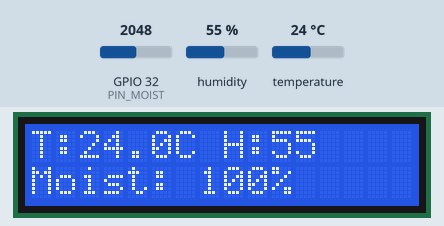
Simulated run of this sketch. Board: ESP32. Shown: 16×2 character LCD. The inputs (shaded band) are chosen by the test bench; at power-on: GPIO 32 (PIN_MOIST) = 2048, humidity 55 %, temperature 24 °C. WiFi joins after 1.5 s; servers stay silent unless stated.

Above: at 9.9 s.
10.0 s: GPIO 32 (PIN_MOIST) set to 3603
At 20.3 s:
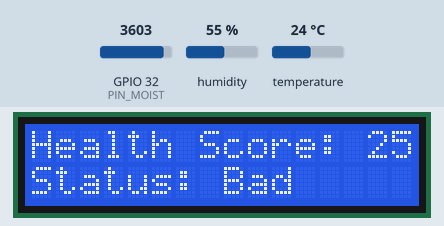
20.8 s: humidity set to 22 %
At 25.2 s:
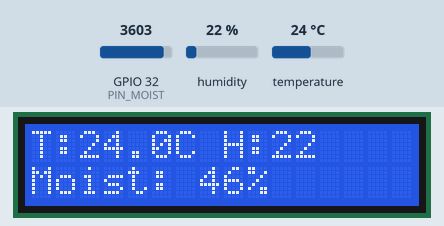
30.7 s: temperature set to 12 °C
At 40.2 s:
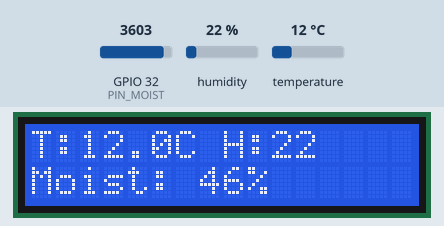
40.8 s: GPIO 32 (PIN_MOIST) set to 4095
At 50.4 s:
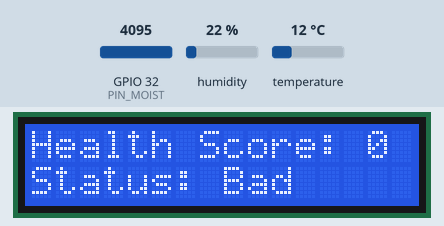
50.8 s: humidity set to 40 %
At 55.2 s:
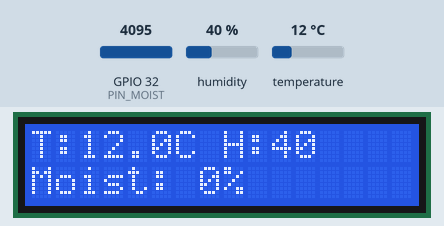
60.7 s: GPIO 32 (PIN_MOIST) set to 2866
At 70.3 s:
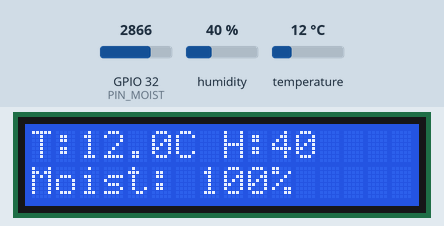
Timing chart, 0 to 71.8 s (numbered marks = the images above; inputs shaded):
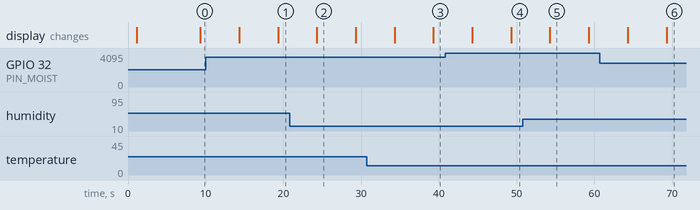

Measured:
- what the display in image 2 shows lasts 5.0 s, from 24.3 s to 29.3 s

The sketch:

SmartSoilMonitoring.ino
```cpp
/*******************************
 *  LCD + NPK + DHT + MOISTURE
 *  Blynk OPTIONAL (Non-blocking)
 *******************************/

#define BLYNK_TEMPLATE_ID "Your_blynk_templete"
#define BLYNK_TEMPLATE_NAME "Template_name"
#define BLYNK_DEVICE_NAME "Device_name"

#include <Wire.h>
#include <LiquidCrystal_I2C.h>
#include "DHT.h"
#include <WiFi.h>
#include <BlynkSimpleEsp32.h>
#include <HardwareSerial.h>

BlynkTimer timer;

// ===== USER CONFIG =====
char auth[] = "Authentication_code";
const char* ssid = "ssid";
const char* pass = "passward";

// ===== LCD =====
LiquidCrystal_I2C lcd(0x27, 16, 2);

// ===== DHT11 =====
#define DHTPIN 27
#define DHTTYPE DHT11
DHT dht(DHTPIN, DHTTYPE);

// ===== Moisture =====
#define PIN_MOIST 32
#define MOISTURE_WET_ADC 3044
#define MOISTURE_DRY_ADC 4095

// ===== RS485 NPK =====
HardwareSerial Modbus(2);
#define RE_DE 4

// ===== READ MODBUS REGISTER =====
uint16_t readReg(uint16_t reg) {
  uint8_t req[8] = {
    0x01, 0x03,
    (uint8_t)(reg >> 8),
    (uint8_t)(reg & 0xFF),
    0x00, 0x01,
    0x00, 0x00
  };

  uint16_t crc = 0xFFFF;
  for (int i = 0; i < 6; i++) {
    crc ^= req[i];
    for (int j = 0; j < 8; j++)
      crc = (crc & 1) ? (crc >> 1) ^ 0xA001 : (crc >> 1);
  }
  req[6] = crc & 0xFF;
  req[7] = crc >> 8;

  digitalWrite(RE_DE, HIGH);
  Modbus.write(req, 8);
  Modbus.flush();
  digitalWrite(RE_DE, LOW);

  delay(50);

  uint8_t resp[7];
  if (Modbus.readBytes(resp, 7) != 7) return 0;

  return (resp[3] << 8) | resp[4];
}

// ===== Moisture =====
int readMoisture() {
  int raw = analogRead(PIN_MOIST);
  raw = constrain(raw, MOISTURE_WET_ADC, MOISTURE_DRY_ADC);
  int percent = map(raw, MOISTURE_DRY_ADC, MOISTURE_WET_ADC, 0, 100);
  return constrain(percent, 0, 100);
}

// ===== Health Score =====
int computeHealth(int N, int P, int K, int moist) {
  int score = 0;
  if (N >= 30 && N <= 80) score += 25;
  if (P >= 20 && P <= 60) score += 25;
  if (K >= 10 && K <= 50) score += 25;
  if (moist >= 30 && moist <= 70) score += 25;
  return score;
}

// ===== LCD Screens =====
int screen = 1;

void updateLCD(float t, float h, int moist, int N, int P, int K, int health) {
  lcd.clear();

  if (screen == 1) {
    lcd.setCursor(0,0);
    lcd.print("T:"); lcd.print(t,1); lcd.print("C H:");
    lcd.print(h,0);
    lcd.setCursor(0,1);
    lcd.print("Moist: "); lcd.print(moist); lcd.print("%");
  }
  else if (screen == 2) {
    lcd.setCursor(0,0);
    lcd.print("N:"); lcd.print(N); lcd.print(" P:"); lcd.print(P);
    lcd.setCursor(0,1);
    lcd.print("K:"); lcd.print(K);
  }
  else if (screen == 3) {
    lcd.setCursor(0,0);
    lcd.print("Health Score: ");
    lcd.print(health);
    lcd.setCursor(0,1);
    if (health >= 75) lcd.print("Status: Good");
    else if (health >= 40) lcd.print("Status: OK");
    else lcd.print("Status: Bad");
  }

  screen++;
  if (screen > 3) screen = 1;
}

// ===== MAIN SENSOR TASK =====
void sendAllData() {
  float temp = dht.readTemperature();
  float hum  = dht.readHumidity();
  int moist  = readMoisture();

  int N = readReg(0x001E);
  int P = readReg(0x001F);
  int K = readReg(0x0020) / 10;

  int health = computeHealth(N, P, K, moist);

  updateLCD(temp, hum, moist, N, P, K, health);

  // Send to Blynk ONLY if connected
  if (WiFi.status() == WL_CONNECTED && Blynk.connected()) {
    Blynk.virtualWrite(V0, temp);
    Blynk.virtualWrite(V1, hum);
    Blynk.virtualWrite(V2, moist);
    Blynk.virtualWrite(V3, health);
    Blynk.virtualWrite(V4, N);
    Blynk.virtualWrite(V5, P);
    Blynk.virtualWrite(V6, K);
  }
}

// ===== SETUP =====
void setup() {
  Serial.begin(115200);

  lcd.init();
  lcd.backlight();
  lcd.print("System Starting...");
  delay(1000);

  dht.begin();

  pinMode(RE_DE, OUTPUT);
  digitalWrite(RE_DE, LOW);
  Modbus.begin(4800, SERIAL_8N1, 16, 17);

  // Non-blocking WiFi + Blynk
  WiFi.begin(ssid, pass);
  Blynk.config(auth);

  lcd.clear();
  lcd.print("System Ready");

  timer.setInterval(5000L, sendAllData);
}

// ===== LOOP =====
void loop() {
  Blynk.run();   // safe even if not connected
  timer.run();
}
```
